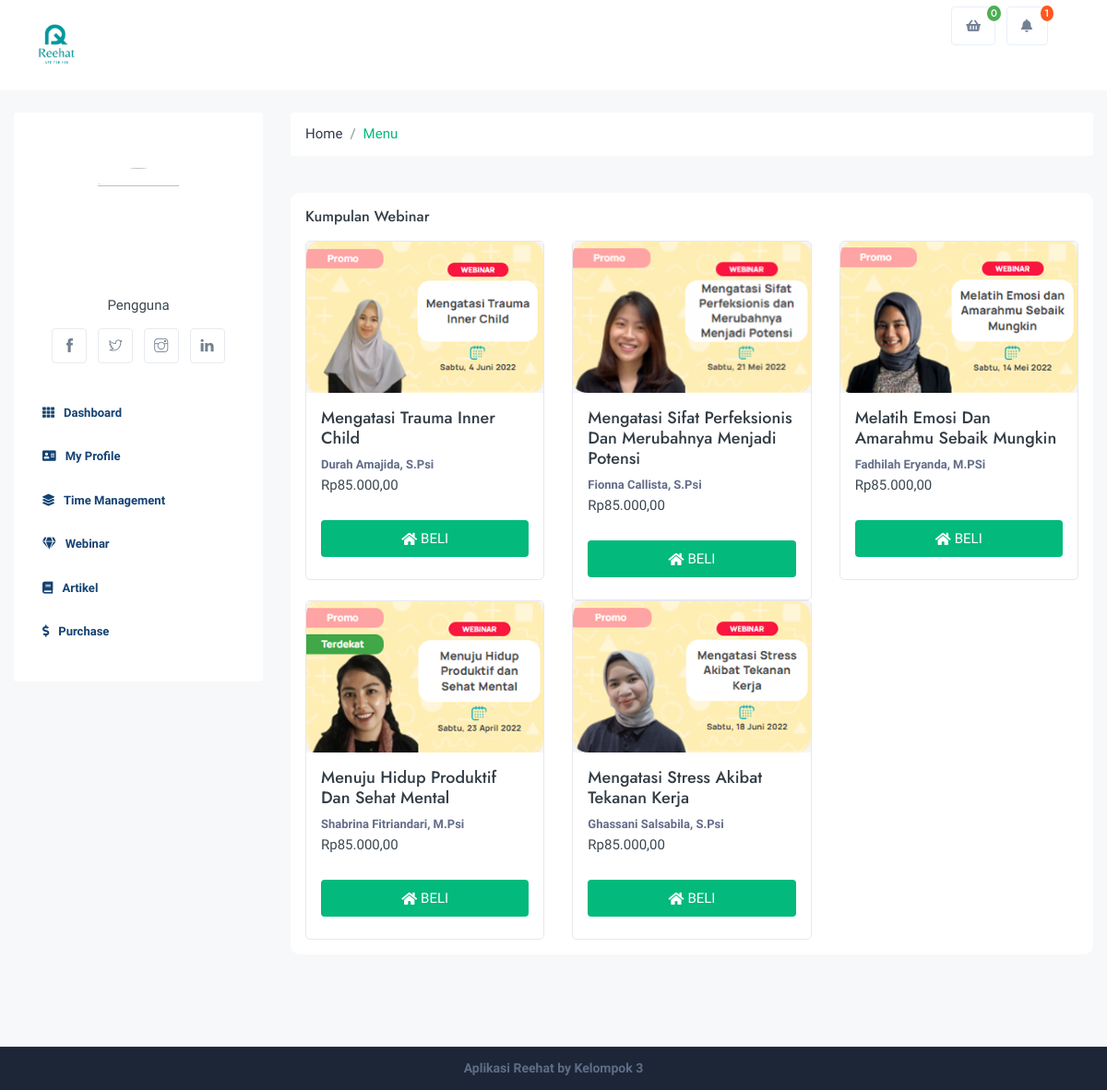
/index.php/user/webinar, run on an earlier commit of the app's database.
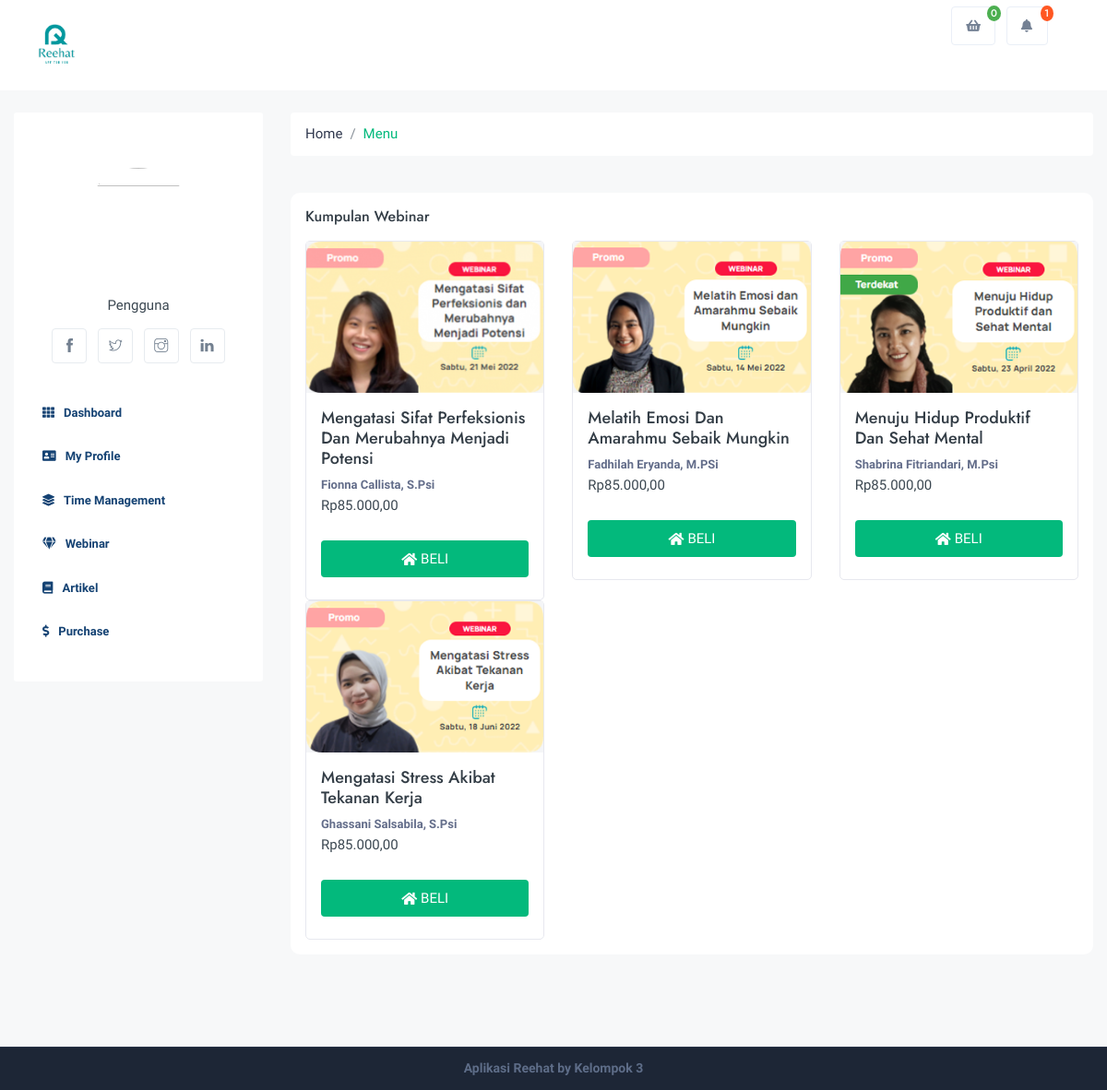
And on a later commit of the database.
### tables this page shows
CREATE TABLE `webinars` (
  `id` int(11) NOT NULL,
  `title` varchar(128) NOT NULL,
  `thumbnail` varchar(128) NOT NULL,
  `description` text NOT NULL,
  `mentor` varchar(128) NOT NULL,
  `cost` int(11) NOT NULL,
  `video_url` varchar(128) NOT NULL,
  `url` varchar(128) NOT NULL,
  `updated_at` varchar(25) NOT NULL,
  `created_at` varchar(25) NOT NULL
);

### application/controllers/User.php (called while the page is built, shortened)
<?php
class User extends CI_Controller {
	public function __construct()
	{
		$this->load->model('User_model');
	}
	public function webinar()
	{
		$data = [
			'title' => 'Webinar User',
			'user' => $this->db->get_where('users', ['email' => $this->session->userdata('email')])->row_array(),
			'payments' => $this->db->where('name_user', $this->session->userdata('full_name'))->get('payments'),
			'payment_notif' => $this->db->where('name_user', $this->session->userdata('full_name'))->get('payments')->num_rows(),
			'webinars' => $this->db->order_by('id','DESC')->get('webinars')
		];
		$this->load->view('template/user/header', $data);
		$this->load->view('pages/user/webinar/list', $data);
		$this->load->view('template/user/footer');
	}
}

### index.php (called while the page is built, shortened)
<?php
require_once BASEPATH.'core/CodeIgniter.php';

### application/views/pages/user/webinar/list.php (the view)
<div class="row">
    <div class="col-xl-12 col-lg-12 col-md-12">
        <div class="dashboard_wrap">
            <div class="row justify-content-between">
                <div class="col-xl-8 col-lg-9 col-md-12">
                    <div class="form-group smalls">
                        <h6 class="m-0">Kumpulan Webinar</h6>
                    </div>
                </div>
            </div>
            <div class="row">
                <?php foreach($webinars->result() as $webinar): ?>
                <div class="col-xl-4 col-lg-6 col-md-6 col-sm-12">
                    <div class="th_sety">
                        <div class="th_sety_thumb">
                            <img src="<?= base_url('assets/img/webinar'); ?>/<?= $webinar->thumbnail ?>" class="img-fluid rounded" alt="" />
                        </div>
                        <div class="th_sety_caption">
                            <h5><?= $webinar->title ?></h5>
                            <div class="sedi_09"><?= $webinar->mentor ?></div>
                            <p>Rp<?= number_format($webinar->cost,2,',','.'); ?></p>
                            <a href="<?= base_url('user/pembayaran'); ?>/<?= $webinar->url ?>" class="them_sct active mt-4 mb-2" onclick="return confirm('Yakin ingin membeli webinar ini ?')"><i class="fas fa-home mr-1"></i>BELI</a>
                        </div>
                    </div>
                </div>
                <?php endforeach ?>
            </div>
        </div>
    </div>
</div>

### application/views/template/user/header.php (shortened to what this page needs)
<!DOCTYPE html>
<html lang="zxx">
<head>
	<link href="<?= base_url('assets/css/styles.css'); ?>" rel="stylesheet">
	<link rel="stylesheet" href="https://cdn.jsdelivr.net/npm/@fancyapps/ui@4.0/dist/fancybox.css">
</head>
<body>
    <div id="main-wrapper">
		<?php $this->load->view('template/user/navbar'); ?>
		<section class="gray pt-4">
			<div class="container-fluid">
				<div class="row">
					<?php $this->load->view('template/user/sidebar'); ?>
					<div class="col-lg-9 col-md-9 col-sm-12">
						<?php $this->load->view('template/user/breadcrumb'); ?>

### application/views/template/user/navbar.php (shortened to what this page needs)
<div class="header header-light">
    <div class="container">
        <nav id="navigation" class="navigation navigation-landscape">
            <div class="nav-header">
                <a class="nav-brand" href="<?= base_url('user/dashboard'); ?>">
                    <img src="<?= base_url('assets/img/reehat_logo.png'); ?>" class="logo" width="60" />
                </a>
            </div>
            <div class="nav-menus-wrapper" style="transition-property: none;">
                <ul class="nav-menu nav-menu-social align-to-right">
                    <li class="account-drop">
                        <a href="javascript:void(0);" class="crs_yuo12" data-toggle="dropdown" aria-haspopup="true" aria-expanded="false">
                            <span class="embos_45"><i class="fas fa-shopping-basket"></i><i class="embose_count"><?= $payment_notif ?></i></span>
                        </a>
                    </li>
                    <li class="account-drop">
                        <a href="javascript:void(0);" class="crs_yuo12" data-toggle="dropdown" aria-haspopup="true" aria-expanded="false">
                            <span class="embos_45"><i class="fas fa-bell"></i><i class="embose_count red">1</i></span>
                        </a>
                    </li>
                    <li>
                        <div class="btn-group account-drop">
                        </div>
                    </li>
                </ul>
            </div>
        </nav>
    </div>
</div>

### application/views/template/user/sidebar.php (shortened to what this page needs)
<div class="col-lg-3 col-md-3">
    <div class="dashboard-navbar">
        <div class="d-user-avater">
            <img src="<?= base_url('assets/img/account'); ?>/<?= $user['picture']; ?>" class="img-fluid avater" width="250" height="250">
            <span>Pengguna</span>
            <div class="elso_syu89">
                <ul>
                    <li><a href="#"><i class="ti-facebook"></i></a></li>
                    <li><a href="#"><i class="ti-twitter"></i></a></li>
                    <li><a href="#"><i class="ti-instagram"></i></a></li>
                    <li><a href="#"><i class="ti-linkedin"></i></a></li>
                </ul>
            </div>
        </div>
        <div class="d-navigation">
            <ul id="side-menu">
                <li><a href="<?= base_url('user/dashboard'); ?>"><i class="fas fa-th"></i>Dashboard</a></li>
                <li><a href="<?= base_url('user/my-profile'); ?>"><i class="fas fa-address-card"></i>My Profile</a></li>
                <li><a href="<?= base_url('user/time-management'); ?>"><i class="fas fa-layer-group"></i>Time Management</a></li>
                <li><a href="<?= base_url('user/webinar'); ?>"><i class="fas fa-gem"></i>Webinar</a></li>
                <li><a href="<?= base_url('user/artikel'); ?>"><i class="fas fa-book"></i>Artikel</a></li>
                <li><a href="<?= base_url('user/purchase'); ?>"><i class="fas fa-dollar-sign"></i>Purchase</a></li>
            </ul>
        </div>
    </div>
</div>

### application/views/template/user/breadcrumb.php
<div class="row">
    <div class="col-lg-12 col-md-12 col-sm-12 pb-4">
        <nav aria-label="breadcrumb">
            <ol class="breadcrumb">
                <li class="breadcrumb-item"><a href="<?= base_url('admin/dashboard'); ?>">Home</a></li>
                <li class="breadcrumb-item active" aria-current="page">Menu</li>
            </ol>
        </nav>
    </div>
</div>

### application/views/template/user/footer.php (shortened to what this page needs)
						</div>
					</div>
				</div>
			</section>
			<footer class="dark-footer skin-dark-footer style-2">
				<div class="footer-bottom">
					<div class="container">
						<div class="row align-items-center">
							<div class="col-lg-12 col-md-12 text-center">
								<p class="mb-0">Aplikasi Reehat by Kelompok 3</p>
							</div>
						</div>
					</div>
				</div>
			</footer>
		</div>
	</body>
</html>

What changed in the data, as far as the page shows it:
removed webinars: thumbnail (picture), title "Mengatasi Trauma Inner Child", mentor "Durah Amajida, S.Psi", cost "85.000,00"
